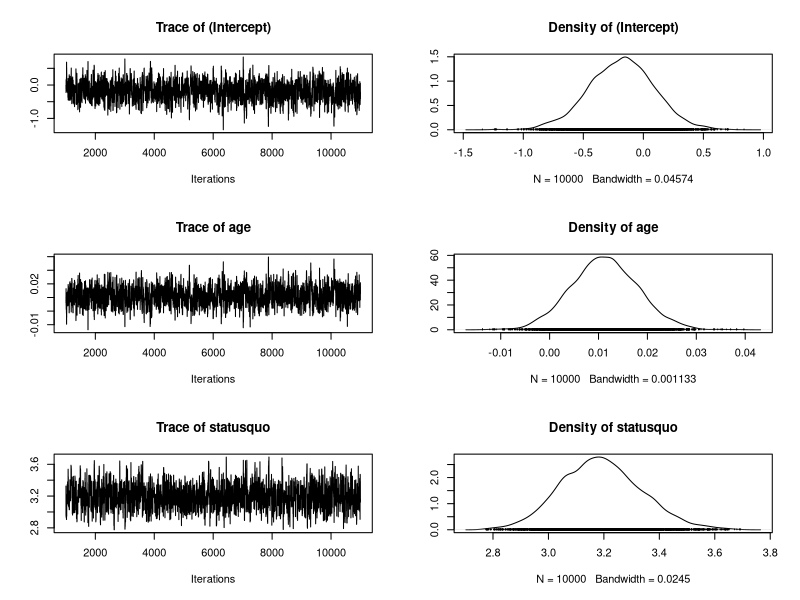
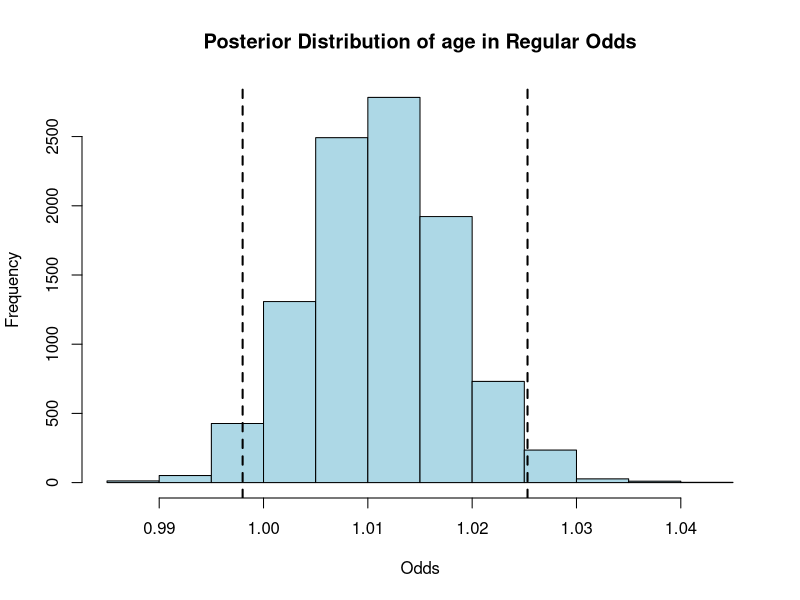
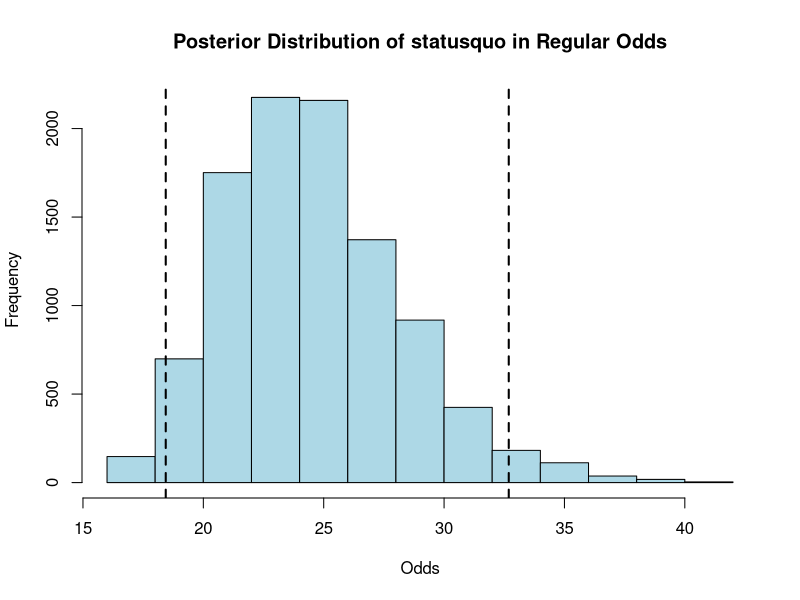

Generate these figures, in order, with R:
## ---- chunk 1
knitr::opts_chunk$set(echo = TRUE)
## ---- chunk 2
#Generalized Model (Logistic Regression)
library(car)
Chile <- Chile
ChileY <- Chile[Chile$vote == 'Y', ] # Grab the Yes votes  
ChileN <- Chile[Chile$vote == 'N', ] # Grab the No votes  
ChileYN <- rbind(ChileY, ChileN) # Make a new dataset with those  
ChileYN <- ChileYN[complete.cases(ChileYN), ]   
ChileYN$vote <- factor(ChileYN$vote, levels = c("N", "Y"))
ch.log.mod<-glm(formula=vote~age + statusquo, family= binomial(), data= ChileYN)
summary(ch.log.mod)
exp(coef(ch.log.mod))
table(round(predict(ch.log.mod, type='response')), ChileYN$vote)

## ---- chunk 3
#Bayesian Analysis 
library(MCMCpack)
ChileYN$vote<-as.numeric(ChileYN$vote)-1
bayes.log.mod<-MCMClogit(formula = vote ~ age + statusquo, data=ChileYN)
summary(bayes.log.mod)
plot(bayes.log.mod)
## ---- chunk 4
plot_posterior_odds <- function(mcmc_output, coefficient) {
  # Extract the posterior distribution for the specified coefficient
  log_odds <- as.matrix(mcmc_output[, coefficient])
  
  # Convert log-odds to regular odds
  odds <- apply(log_odds, 1, exp)
  
  # Create the histogram of the regular odds
  hist(odds, main = paste("Posterior Distribution of", coefficient, "in Regular Odds"), 
       xlab = "Odds", ylab = "Frequency", col = "lightblue", border = "black")
  
  # Calculate the 95% HDI
  hdi_bounds <- quantile(odds, c(0.025, 0.975))
  
  # Add vertical lines for the 95% HDI
  abline(v = hdi_bounds[1], col = "black", lwd = 2, lty = 2) # Left edge of 95% HDI
  abline(v = hdi_bounds[2], col = "black", lwd = 2, lty = 2) # Right edge of 95% HDI
}

## ---- chunk 5
plot_posterior_odds(bayes.log.mod, 'age')
plot_posterior_odds(bayes.log.mod, 'statusquo')
